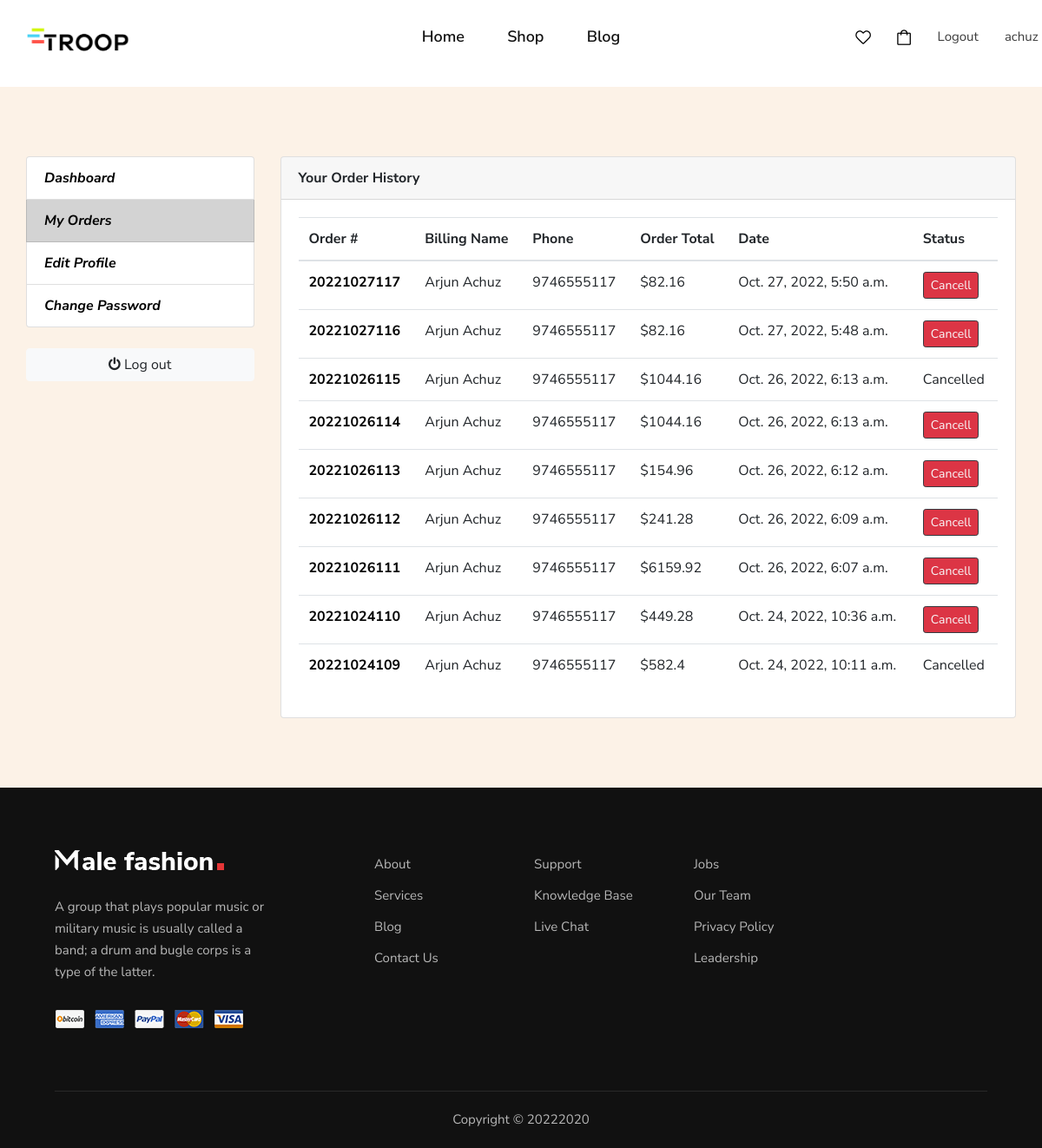
Page /my_orders/ (signed in) on the committed database.
### accounts/models.py (models this page shows, shortened)
class Account(AbstractBaseUser):
     first_name = models.CharField(max_length=50)
     last_name = models.CharField(max_length=50)
     username = models.CharField(max_length=50, unique=True)
     email = models.EmailField(max_length=100,unique=True)
     phone_number = models.CharField(max_length=50)
     date_joined = models.DateTimeField(auto_now_add=True)
     last_login =  models.DateTimeField(auto_now_add=True)
     is_admin = models.BooleanField(default=False)
     is_staff = models.BooleanField(default=False)
     is_active = models.BooleanField(default=True)
     is_superadmin = models.BooleanField(default=False)
     is_blocked = models.BooleanField(default=False)
     USERNAME_FIELD = 'email'
     REQUIRED_FIELDS = ['username','first_name','last_name']
     objects = MyAccountManager()
     def full_name(self):
        return f'{self.first_name} {self.last_name}'

### orders/models.py (models this page shows, shortened)
class Order(models.Model):
    STATUS =(
        ('New', 'New'),
        ('Accepted', 'Accepted'),
        ('Completed', 'Completed'),
        ('Cancelled', 'Cancelled'),
        ('Pending', 'Pending'),
    )
    user = models.ForeignKey(Account, on_delete=models.SET_NULL, null=True)
    payment = models.ForeignKey(Payments, on_delete=models.SET_NULL, blank=True, null=True)
    order_number = models.CharField(max_length=100)
    first_name = models.CharField(max_length=100)
    last_name = models.CharField(max_length=100)
    phone = models.CharField(max_length=100)
    email = models.CharField(max_length=100)
    address_line_1 = models.CharField(max_length=100)
    address_line_2 = models.CharField(max_length=100, blank=True)
    country = models.CharField(max_length=100)
    state = models.CharField(max_length=100)
    city = models.CharField(max_length=100)
    order_note = models.CharField(max_length=100, blank=True)
    order_total = models.FloatField()
    tax = models.FloatField()
    offer = models.FloatField(default=0)
    status = models.CharField(max_length=20, choices=STATUS, default='New')
    ip = models.CharField(max_length=20, blank=True)
    is_ordered = models.BooleanField(default=False)
    created_at = models.DateTimeField(auto_now_add=True)
    updated_at = models.DateTimeField(auto_now=True)
    def full_name(self):
        return f'{self.first_name} {self.last_name}'

### user/views.py (the view)
# urls.py: path('my_orders/',views.my_orders, name='my_orders'),
@login_required(login_url='loginpage')
def my_orders(request):
    orders = Order.objects.filter(user=request.user).order_by('-created_at')
    context = {'orders':orders}
    return render(request, 'user/my_orders.html', context)

### templates/user/my_orders.html (shortened to what this page needs)
{% load static %}
<!DOCTYPE html>
<html lang="zxx">
<head>
    <link rel="stylesheet" href="{% static 'css/bootstrap.min.css' ' %}"type="text/css">
    <link rel="stylesheet" href="{% static 'css/font-awesome.min.css' ' %}" type="text/css">
    <link rel="stylesheet" href="{% static 'css/elegant-icons.css' ' %}" type="text/css">
    <link rel="stylesheet" href="{% static 'css/magnific-popup.css' ' %}" type="text/css">
    <link rel="stylesheet" href="{% static 'css/nice-select.css' ' %}" type="text/css">
    <link rel="stylesheet" href="{% static 'css/owl.carousel.min.css' ' %}" type="text/css">
    <link rel="stylesheet" href="{% static 'css/slicknav.min.css' ' %}" type="text/css">
	<link rel="stylesheet" href="{% static 'css/style.css' ' %}" type="text/css">
</head>
<body>
    <div class="container">
        <div class="row">
            <div class="col-lg-3 col-md-3">
                <div class="header__logo">
                    <a href="./index.html"><img style="width:120px ;" src="{% static 'img/troop 2.png' %} " alt=""></a>
                </div>
            </div>
            <div class="col-lg-6 col-md-6">
                <nav class="header__menu mobile-menu">
                    <ul>
                        <li><a href="{% url 'home' %}">Home</a></li>
                        <li><a href="{% url 'shop' %}">Shop</a></li>
                        <li><a href="{% url 'blog'%}">Blog</a></li>
                    </ul>
                </nav>
            </div>
            <div class="col-lg-3 col-md-3">
                <div style='width: 300px;'class="header__nav__option">
                    <a href="{% url 'wishlist' %}"><img src="{% static 'img/icon/heart.png' %}" alt=""></a>
                    <a href="{% url 'cart' %}"><img src="{% static 'img/icon/cart.png' %}" alt=""></a>
                    {% if user.is_authenticated %}
                    <a href="{% url 'logout' %}"><p>Logout</p></a>
                    <a href="{% url 'dashboard'  %}"><p>{{user.full_name}}</p></a>
                    {% else %}
                    <a href="{% url 'loginpage' %}"><p>Sign In</p></a>
                    <a href="{% url 'register' %}"><p>Sign Up</p></a>
                    {% endif %}
                </div>
            </div>
        </div>
    </div>
    <section class="breadcrumb-option" style="background-color:rgb(252, 242, 231)">
    </section>
    <section class="section-conten padding-y bg" style="background-color:rgb(252, 242, 231)">
    <div class="container">
        <div class="row">
        <aside class="col-md-3">
            <ul class="">
                <a style='color: black; {% if '/dashboard/' in request.path %} background-color: lightgrey;{% endif %} font-weight: bolder; font-style:italic;'class="list-group-item" href="{% url 'dashboard' %}">Dashboard</a>
                <a style='color: black; {% if '/my_orders/' in request.path %} background-color: lightgrey;{% endif %} font-weight: bolder; font-style:italic;'class="list-group-item" href="{% url 'my_orders' %}">My Orders</a>
                <a style='color: black; {% if '/edit_profile/' in request.path %} background-color: lightgrey;{% endif %}font-weight: bolder; font-style:italic;'class="list-group-item" href="{% url 'edit_profile' %}">Edit Profile</a>
                <a style='color: black; font-weight: bolder; font-style:italic;'class="list-group-item" href="{% url 'change_password' %}">Change Password</a>
            </ul>
            <br>
            <a class="btn btn-light btn-block" href="{% url 'logout' %}"> <i class="fa fa-power-off"></i> <span class="text">Log out</span> </a>
        </aside>
        <main class="col-md-9">
            <article class="card">
            <header class="card-header">
                <strong class="d-inline-block mr-3">Your Order History</strong>
            </header>
            <div class="card-body">
                <div class="row">
                   <div class="col-md-12">
                    <table class="table table-hover">
                        <thead>
                          <tr>
                            <th scope="col">Order #</th>
                            <th scope="col">Billing Name</th>
                            <th scope="col">Phone</th>
                            <th scope="col">Order Total</th>
                            <th scope="col">Date</th>
                            <th scope="col">Status</th>
                          </tr>
                        </thead>
                        <tbody>
                            {% for order in orders%}
                          <tr>
                            <th scope="row"><a style="color: black;" href="{% url 'order_detail' order.order_number %}">{{order.order_number}}</a></th>
                            <td>{{order.full_name}}</td>
                            <td>{{order.phone}}</td>
                            <td>${{order.order_total}}</td>
                            <td>{{order.created_at}}</td>
                            {% if order.is_ordered %}
                               <td><a href="{% url 'order_cancel' order.order_number %}"><button class="border-dark btn btn-sm bg-danger text-light" onclick="return confirm('Are you sure want to cancel this offer ?')">Cancell</button></a></td>
                            {% else %}
                               <td>Cancelled</td>
                            {% endif %}
                          </tr>
                            {% endfor %}
                        </tbody>
                      </table>
                    </div>
                </div>
            </div>
            </article>
        </main>
    </div>
    </div>
    </section>
    <section class="breadcrumb-option" style="background-color:rgb(252, 242, 231)">
    </section>
    <footer class="footer px-5" style="width:100%;" >
        <div class="container-fluid" style="width:100%;">
            <div class="row">
                <div class="col-lg-3 col-md-6 col-sm-6">
                    <div class="footer__about">
                        <div class="footer__logo">
                            <a href="#"><img src="img/footer-logo.png" alt=""></a>
                        </div>
                        <p>A group that plays popular music or military music is usually called a band; a drum and bugle corps is a type of the latter.</p>
                        <a href="#"><img src="{% static 'img/payment.png' %}" alt=""></a>
                    </div>
                </div>
                <div class="col-lg-2 offset-lg-1 col-md-3 col-sm-6">
                    <div class="footer__widget">
                        <ul>
                            <li><a href="#">About</a></li>
                            <li><a href="#">Services</a></li>
                            <li><a href="#">Blog</a></li>
                            <li><a href="#">Contact Us</a></li>
                        </ul>
                    </div>
                </div>
                <div class="col-lg-2 col-md-3 col-sm-6">
                    <div class="footer__widget">
                        <ul>
                            <li><a href="#">Support</a></li>
                            <li><a href="#">Knowledge Base</a></li>
                            <li><a href="#">Live Chat</a></li>
                        </ul>
                    </div>
                </div>
				<div class="col-lg-2 col-md-3 col-sm-6">
                    <div class="footer__widget">
                        <ul>
                            <li><a href="#">Jobs</a></li>
                            <li><a href="#">Our Team</a></li>
                            <li><a href="#">Privacy Policy</a></li>
                            <li><a href="#">Leadership</a></li>
                        </ul>
                    </div>
                </div>
            </div>
            <div class="row">
                <div class="col-lg-12 text-center">
                    <div class="footer__copyright__text">
                        <p>Copyright ©
                            2020
                        </p>
                    </div>
                </div>
            </div>
        </div>
    </footer>
</body>
</html>

### static/css/style.css (style rules this page uses)
html, body { height: 100%; font-family: "Nunito Sans", sans-serif; -webkit-font-smoothing: antialiased; }
p { font-size: 15px; font-family: "Nunito Sans", sans-serif; color: #3d3d3d; font-weight: 400; line-height: 25px; margin: 0 0 15px 0; }
img { max-width: 100%; }
ul, ol { padding: 0; margin: 0; }
.header__logo { padding: 30px 0; }
.header__logo a { display: inline-block; }
.header__menu { text-align: center; padding: 26px 0 25px; }
.header__menu ul li { list-style: none; display: inline-block; margin-right: 45px; position: relative; }
.header__menu ul li:last-child { margin-right: 0; }
.header__menu ul li a { font-size: 18px; color: #111111; display: block; font-weight: 600; position: relative; padding: 3px 0; }
.header__menu ul li a:after { position: absolute; left: 0; bottom: 0; width: 100%; height: 2px; background: #e53637; content: ""; -webkit-transition: all, 0.5s; -o-transition: all, 0.5s; transition: all, 0.5s; -webkit-transform: scale(0); -ms-transform: scale(0); transform: scale(0); }
.header__nav__option { text-align: right; padding: 30px 0; }
.header__nav__option a { display: inline-block; margin-right: 26px; position: relative; }
.header__nav__option a:last-child { margin-right: 0; }
.footer { background: #111111; padding-top: 70px; }
.footer__about { margin-bottom: 30px; }
.footer__about .footer__logo { margin-bottom: 30px; }
.footer__about .footer__logo a { display: inline-block; }
.footer__about p { color: #b7b7b7; margin-bottom: 30px; }
.footer__widget { margin-bottom: 30px; }
.footer__widget ul li { line-height: 36px; list-style: none; }
.footer__widget ul li a { color: #b7b7b7; font-size: 15px; }
.footer__copyright__text { border-top: 1px solid rgba(255, 255, 255, 0.1); padding: 20px 0; margin-top: 40px; }
.footer__copyright__text p { color: #b7b7b7; margin-bottom: 0; }
.breadcrumb-option { background: #f3f2ee; padding: 40px 0; }
@media only screen and (min-width: 1200px) { .container { max-width: 1170px; } }

### rows in the picture
Account: full_name "achuz…"
Order: order_number "20221027117", full_name "Arjun Achuz", phone "9746555117", order_total "82.16", created_at "Oct. 27, 2022, 5:50 a.m.", is_ordered "Cancell"
Order: order_number "20221027116", full_name "Arjun Achuz", phone "9746555117", order_total "82.16", created_at "Oct. 27, 2022, 5:48 a.m.", is_ordered "Cancell"
Order: order_number "20221026115", full_name "Arjun Achuz", phone "9746555117", order_total "1044.16", created_at "Oct. 26, 2022, 6:13 a.m.", is_ordered "Cancelled"
Order: order_number "20221026114", full_name "Arjun Achuz", phone "9746555117", order_total "1044.16", created_at "Oct. 26, 2022, 6:13 a.m.", is_ordered "Cancell"
Order: order_number "20221026113", full_name "Arjun Achuz", phone "9746555117", order_total "154.96", created_at "Oct. 26, 2022, 6:12 a.m.", is_ordered "Cancell"
Order: order_number "20221026112", full_name "Arjun Achuz", phone "9746555117", order_total "241.28", created_at "Oct. 26, 2022, 6:09 a.m.", is_ordered "Cancell"
Order: order_number "20221026111", full_name "Arjun Achuz", phone "9746555117", order_total "6159.92", created_at "Oct. 26, 2022, 6:07 a.m.", is_ordered "Cancell"
Order: order_number "20221024110", full_name "Arjun Achuz", phone "9746555117", order_total "449.28", created_at "Oct. 24, 2022, 10:36 a.m.", is_ordered "Cancell"
Order: order_number "20221024109", full_name "Arjun Achuz", phone "9746555117", order_total "582.4", created_at "Oct. 24, 2022, 10:11 a.m.", is_ordered "Cancelled"
